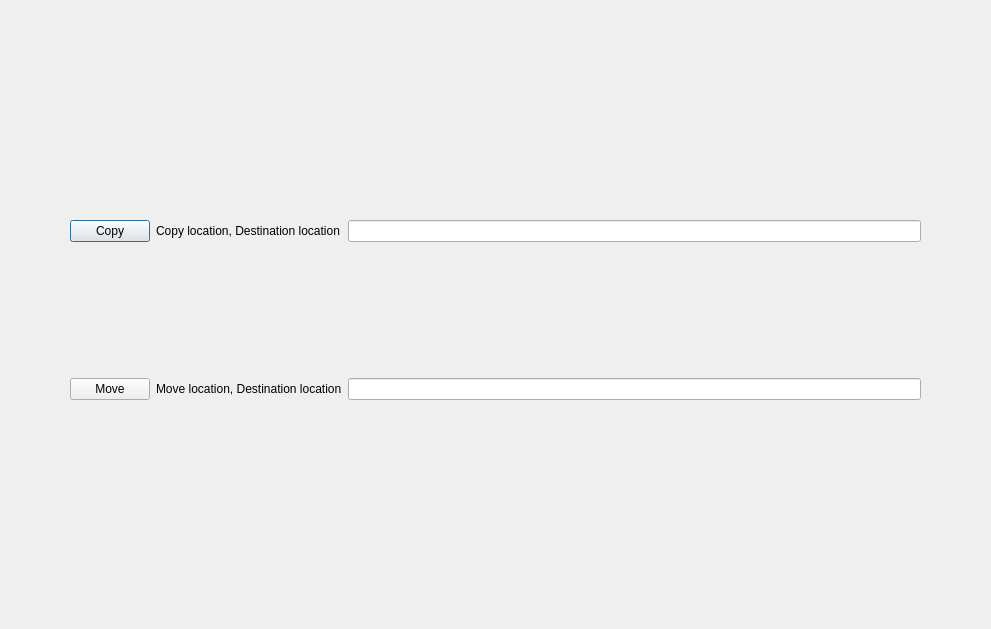
<?xml version="1.0" encoding="UTF-8"?>
<ui version="4.0">
 <class>InodeFunc</class>
 <widget class="QDialog" name="InodeFunc">
  <property name="geometry">
   <rect>
    <x>0</x>
    <y>0</y>
    <width>991</width>
    <height>629</height>
   </rect>
  </property>
  <property name="windowTitle">
   <string>Dialog</string>
  </property>
  <widget class="QWidget" name="gridLayoutWidget">
   <property name="geometry">
    <rect>
     <x>70</x>
     <y>90</y>
     <width>851</width>
     <height>441</height>
    </rect>
   </property>
   <layout class="QGridLayout" name="gridLayout">
    <item row="0" column="1">
     <widget class="QLabel" name="label_2">
      <property name="text">
       <string>Copy location, Destination location</string>
      </property>
     </widget>
    </item>
    <item row="0" column="3">
     <widget class="QLineEdit" name="copy_info"/>
    </item>
    <item row="1" column="1">
     <widget class="QLabel" name="label">
      <property name="text">
       <string>Move location, Destination location</string>
      </property>
     </widget>
    </item>
    <item row="0" column="0">
     <widget class="QPushButton" name="CopyButton">
      <property name="text">
       <string>Copy</string>
      </property>
     </widget>
    </item>
    <item row="1" column="0">
     <widget class="QPushButton" name="MoveButton">
      <property name="text">
       <string>Move</string>
      </property>
     </widget>
    </item>
    <item row="1" column="3">
     <widget class="QLineEdit" name="move_info"/>
    </item>
   </layout>
  </widget>
 </widget>
 <resources/>
 <connections/>
</ui>
